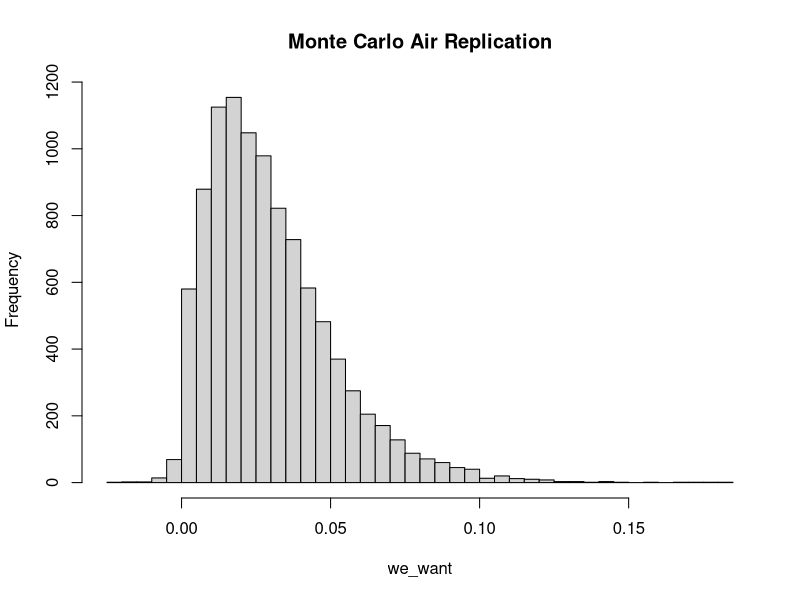
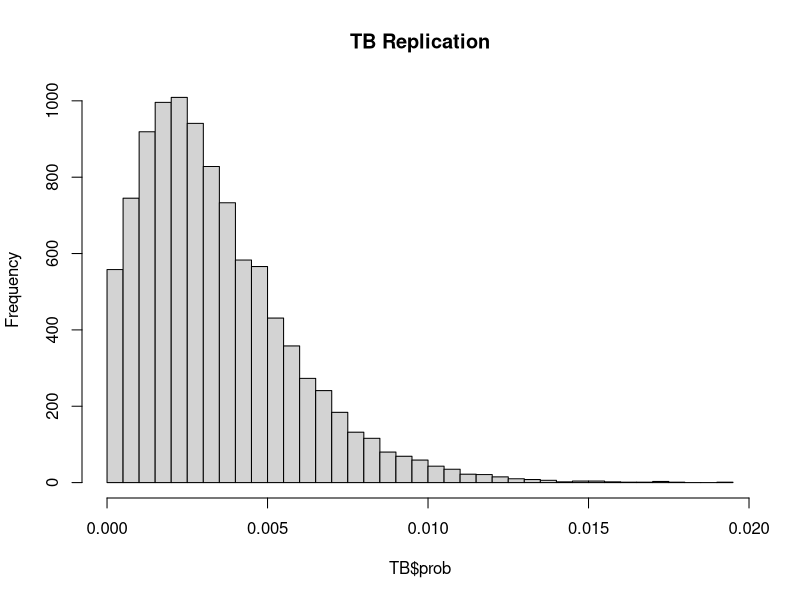
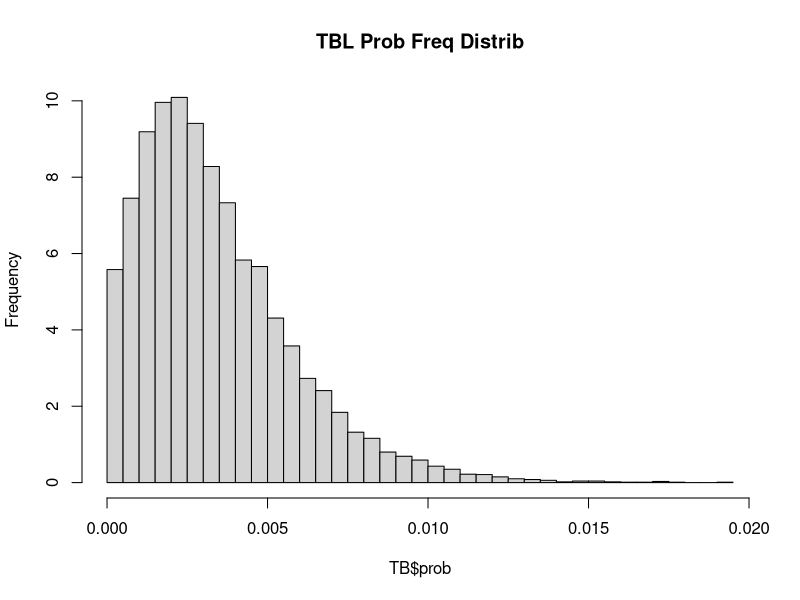
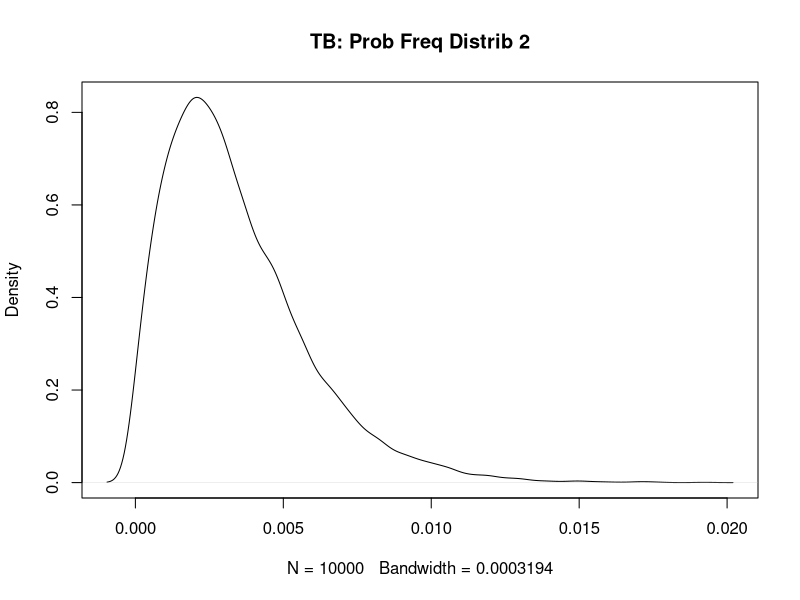
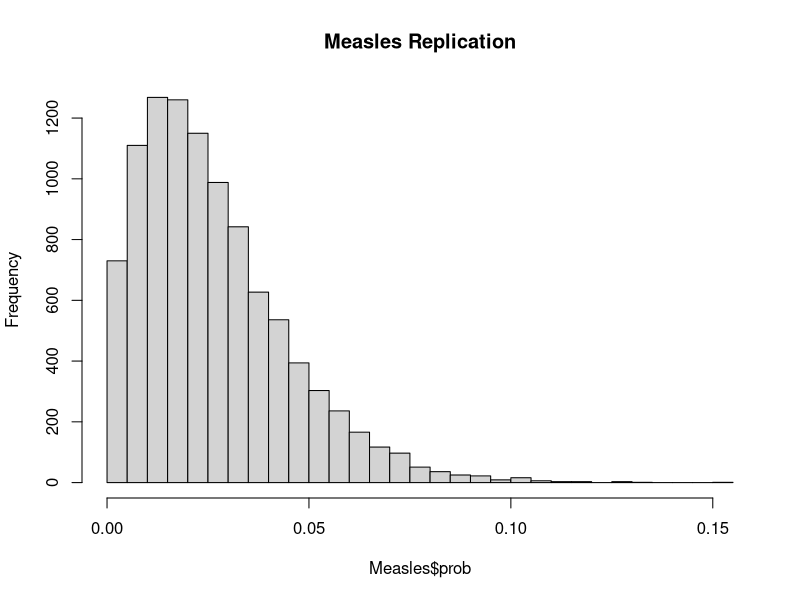
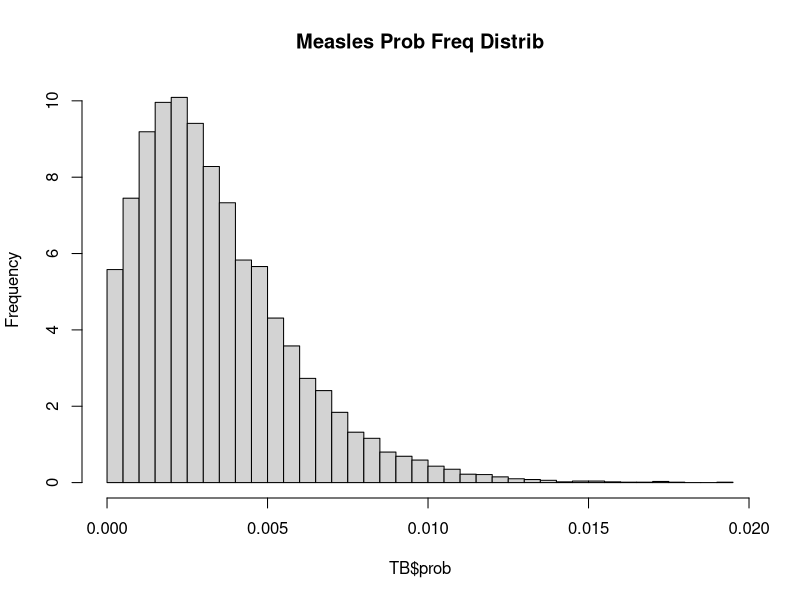
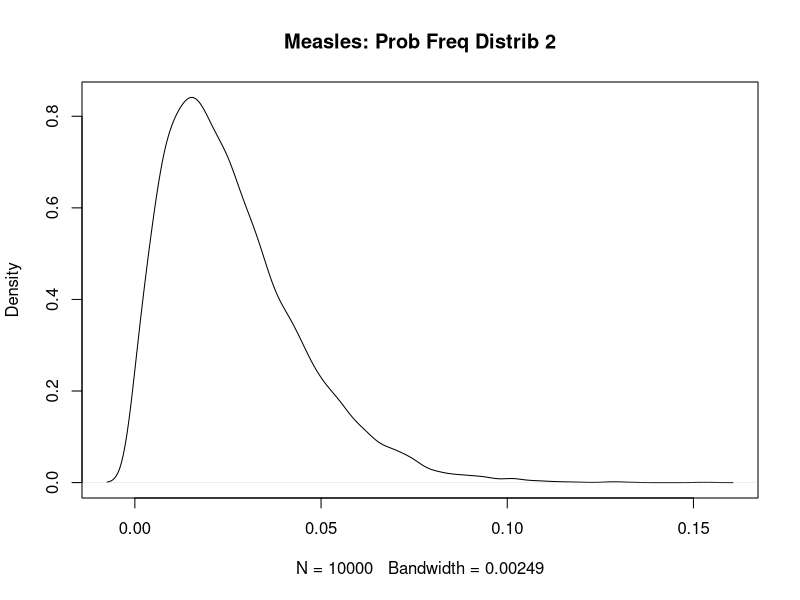
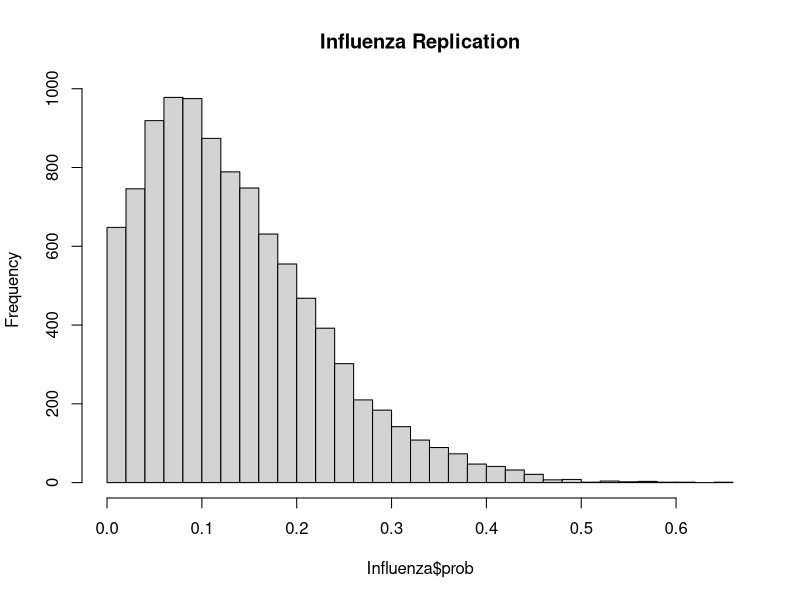

These charts were generated, in order, by the following R code:
## ---- chunk 1
set.seed(400)
## ---- chunk 2
library(dplyr)
library(stats)
library(tidyr)
library(tidyverse)
library(broom)
library(ggplot2)
library(tibble)
## ---- chunk 3
m <- 10000

monte_AIR <- function(m) {
  storing <- numeric(m)
  for (i in 1:m){
    p <- rnorm(1, mean = 0.48, sd = 0.20)
    I <- 1
    phi <- rnorm(1, mean = 100, sd = 20)
    V <- 132
    N <- rnorm(1, mean = 3, sd = 0.5)
    t <- rnorm(1, mean = 0.5, sd = 0.167)
  
    form <- ((p*I*phi)/V) * ((N*t + exp(-N*t) - 1) / (N^2))
  
    storing[i] <- 1 - exp(-form)
  }
  return(storing)
}

we_want <- monte_AIR(m)

mean(we_want)

hist(we_want , breaks = 35, main = "Monte Carlo Air Replication")
## ---- chunk 4
# Wells-Riley formula: 

## vent_mean = 4 <- ventilation rate
## breath_mean = 0.48 <- pumonary ventilation rate
## time_mean = 0.5 <- 30min /1 hr

air_monte <- function(m = 10000, quanta_mean, quanta_sd, 
                      room_vol=132, infect=1, vent_mean=4, vent_sd=1, 
                      breath_mean=0.48, breath_sd=0.2, 
                      time_mean=0.5, time_sd=0.167, s_mean = 19, s_sd=10) {

  
    p_vec <- pmax(rnorm(m, breath_mean, breath_sd), 0)
    phi_vec <- pmax(rnorm(m, quanta_mean, quanta_sd), 0)
    t_vec <- pmax(rnorm(m, time_mean, time_sd), 0)
    Q_vec <- pmax(rnorm(m, vent_mean, vent_sd), 0.01)
    S0_vec <- pmax(round(rnorm(m, s_mean, s_sd)), 1)
    I_vec <- infect
    
      # exposure term
    X_vec <- (I_vec * phi_vec * p_vec * t_vec) / Q_vec
    
      # infection prob. 
    P_vec <- 1 - exp(-X_vec)
    
    new_infect <- S0_vec * P_vec
    S_after <- S0_vec - new_infect
    
    res_df <- tibble::tibble(
      p = p_vec, phi=phi_vec, t=t_vec, Q=Q_vec, S0=S0_vec, 
      X=X_vec, prob=P_vec, infections=new_infect, survivors=S_after
    )
    
    summ <- list(
      mean_prob = mean(res_df$prob),
      mean_infections = mean(res_df$infections),
      prob_quantiles = quantile(res_df$prob, c(0.25,0.5,0.75,0.9,0.95)),
      inf_quantiles = quantile(res_df$infections, c(0.25,0.5,0.75,0.9,0.95))
    )
    return(list(data=res_df, summary=summ))
}



plot_prob <- function(sim_res, title="Infection Prob. Distribution"){
  df <- sim_res$data
  ggplot(df, aes(x=prob)) +
    geom_histogram(aes(y=..count.. / sum(..count..) * 100), bins=35, closed="left") +
    labs(x="Infection Prob. for an Individual(P)", 
         y="Percent of Simulation (%)",
         title=title)
}
## ---- chunk 5
TB <- air_monte(m=10000, quanta_mean=12.7, quanta_sd=3.0)
Flu <- air_monte(m=10000, quanta_mean=100, quanta_sd=25.0)
Meas <- air_monte(m=10000, quanta_mean=570, quanta_sd=143.0)
SARS <- air_monte(m=10000, quanta_mean=2.7, quanta_sd=1.2)

## ---- chunk 6
better_monte <- function(m = 10000, dis_quanta, quanta_sd, room_size = 132, 
                         infected_individuals = 1, room_venti_rate = 4){ 
  probability_inf <- numeric(m)
  num_new_infect <- numeric(m)
  sus_persons <- numeric(m)

  for(i in 1:m) {
    
    p_2 <- max(rnorm(1, mean = 0.48, sd = 0.20), 0)
    phi_2 <- max(rnorm(1, mean = dis_quanta, sd = quanta_sd),0)
    t_2 <- max(rnorm(1, mean = 0.5, sd = 0.167), 0)
    S0 <- max(round(rnorm(1, mean = 19, sd = 10)),1)
    
    q_2 <- infected_individuals * phi_2
 
    n_t <- (q_2/room_venti_rate) * (1 - exp(-room_venti_rate*t_2))
    
    nucci <- ((p_2*q_2)/room_size) * 
      ((room_venti_rate * t_2 + exp(-room_venti_rate * 
                                      t_2) -1) / (room_venti_rate^2))
    
    S_t <- S0 * exp(-nucci)
    
    inf <- S0 - S_t
    
    sus_prob <- inf / S0
    
    probability_inf[i] <- sus_prob
    num_new_infect[i] <- inf
    sus_persons[i] <- S_t
  }
  
  return(list(prob = probability_inf,
              infections = num_new_infect,
              survivors = sus_persons,
              summary = list(mean_prob = mean(probability_inf),
                             mean_infections = mean(num_new_infect),
                             prob_quantiles = quantile(probability_inf, 
                                                       c(0.25, 0.5, 0.75, 
                                                         0.9, 0.95)),
                             inf_quantiles = quantile(num_new_infect, 
                                                      c(0.25, 0.5, 0.75, 
                                                        0.9, 0.95)))))

}

TB <- better_monte(10000, dis_quanta = 12.7, quanta_sd = 3.0,
                   room_size = 132, infected_individuals = 1, 
                   room_venti_rate = 4)

mean(TB$prob)
h <- hist(TB$prob, breaks = 35, main = "TB Replication")
h$counts <- h$counts / sum(h$counts) * 100
plot(h, main = "TBL Prob Freq Distrib")

dens <- density(TB$prob)
dens$y <- dens$y / sum(dens$y) *100
plot(dens, main = "TB: Prob Freq Distrib 2")
## ---- chunk 7
Measles <- better_monte(10000, dis_quanta = 100, quanta_sd = 25.0,
                   room_size = 132, infected_individuals = 1, 
                   room_venti_rate = 4)

mean(Measles$prob)
hMeas <- hist(Measles$prob, breaks = 35, main = "Measles Replication")

hMeas$counts <- hMeas$counts / sum(hMeas$counts) * 100

plot(h, main = "Measles Prob Freq Distrib")


densM <- density(Measles$prob)

densM$y <- densM$y / sum(densM$y) *100

plot(densM, main = "Measles: Prob Freq Distrib 2")
## ---- chunk 8
Influenza <- better_monte(10000, dis_quanta = 570, quanta_sd = 173.0,
                   room_size = 132, infected_individuals = 1, 
                   room_venti_rate = 4)

mean(Influenza$prob)

hFLU <- hist(Influenza$prob, breaks = 35, main = "Influenza Replication")

hFLU$counts <- hFLU$counts / sum(hFLU$counts) * 100

plot(hFLU, main = "Influenza Prob Freq Distrib")


densFLU <- density(Influenza$prob)

densFLU$y <- densFLU$y / sum(densFLU$y) *100

plot(densFLU, main = "Influenza: Prob Freq Distrib 2")

## ---- chunk 9
sars_mean <- 2.7  #mean quanta per hour
sars_sd <- 1.2

sars <- better_monte(10000, dis_quanta = sars_mean, quanta_sd = sars_sd,
                   room_size = 132, infected_individuals = 1, 
                   room_venti_rate = 4)

mean(sars$prob)

hSars <- hist(sars$prob, breaks = 35, main = "SARS Replication")

hSars$counts <- hSars$counts / sum(hSars$counts) * 100

plot(hSars, main = "SARS Prob Freq Distrib")


densSARS <- density(sars$prob)

densSARS$y <- densSARS$y / sum(densSARS$y) *100

plot(densSARS, main = "SARS: Prob Freq Distrib 2")
